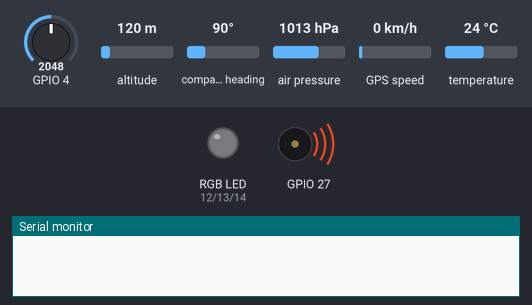
The program below on a simulated ESP32. On the bench: an RGB LED mixed from three pins (HIGH = lit), buzzer (waves = sounding), the last lines printed to the serial monitor. The test bench sets the inputs (shaded band); at power-on: GPIO 4 = 2048, altitude 120 m, compass heading 90°, air pressure 1013 hPa, GPS speed 0 km/h, temperature 24 °C. Storage starts empty; the GPS gets a fix after 3 s at 37.7749, -122.4194 with 8 satellites; nothing arrives over Bluetooth unless stated.

Above: at 0.1 s.
At 7.8 s:
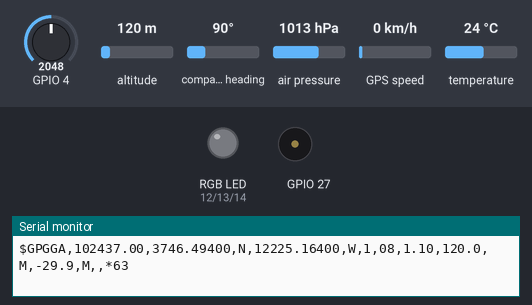
7.9 s: GPIO 4 set to 428
10.9 s: GPIO 4 set to 374
Timing chart, 0 to 13.9 s (numbered marks = the images above; inputs shaded):
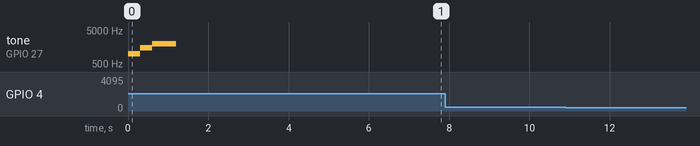

The program:

main.cpp
```cpp
#include <FS.h>
#include <SD.h>
#include <Adafruit_BMP085.h>
#include <Arduino.h>
#include <SPI.h>
#include <Wire.h>
#include <TinyGPS++.h>
#include "BluetoothSerial.h"

BluetoothSerial SerialBT;
TinyGPSPlus gps;
Adafruit_BMP085 bmp;
#define SD_CS 5
#define R 12
#define G 13
#define B 14
void writeFile(fs::FS &fs, const char *path, const char *message)
{
  Serial.printf("Writing file: %s\n", path);

  File file = fs.open(path, FILE_WRITE);
  if (!file)
  {
    Serial.println("Failed to open file for writing");
    return;
  }
  if (file.print(message))
  {
    Serial.println("File written");
  }
  else
  {
    Serial.println("Write failed");
  }
  file.close();
}
void appendFile(fs::FS &fs, const char *path, const char *message)
{
  Serial.printf("Appending to file: %s\n", path);

  File file = fs.open(path, FILE_APPEND);
  if (!file)
  {
    Serial.println("Failed to open file for appending");
    return;
  }
  if (file.print(message))
  {
    Serial.println("Message appended");
  }
  else
  {
    Serial.println("Append failed");
  }
  file.close();
}
void logSDCard()
{
  String dataMessage =
      String(gps.date.day()) + "-" +
      String(gps.date.month()) + "-" +
      String(gps.date.year()) + "," +
      String(gps.time.hour()) + ":" +
      String(gps.time.minute()) + ":" +
      String(gps.time.second()) + "," +
      String(gps.altitude.meters()) + "," +
      String(gps.location.lat(),6) + "," +
      String(gps.location.lng(),6) + "," +
      String(bmp.readTemperature()) + "," +
      String(bmp.readPressure()) + "," +
      String(map(analogRead(4), 0, 4096, 0, 100)) + "\r\n";
  Serial.print("Save data: ");
  Serial.println(dataMessage);
  SerialBT.println(dataMessage);
  appendFile(SD, "/data.csv", dataMessage.c_str());
}
void writergb(uint8_t r, uint8_t g, uint8_t b, uint8_t a = 255)
{
  analogWrite(R, r * (255 / 100));
  analogWrite(G, g * (255 / 100));
  analogWrite(B, b * (255 / 100));
}

void sendgps(String nmeaSentence)
{
  uint8_t checksum = 0;
  String send = "$PMTK";
  send += nmeaSentence;
  for (int i = 0; i < nmeaSentence.length(); i++)
  {
    checksum ^= nmeaSentence[i];
  }

  // Convert checksum to a 2-character hexadecimal string
  char hexChecksum[3]; // 2 characters + null terminator
  sprintf(hexChecksum, "%02X", checksum);
  send += "*" + String(hexChecksum) + "\r\n";
  for (int i = 0; i < send.length(); i++)
  {
    Serial2.write((char)send[i]);
  }
}
void setup()
{
  pinMode(R, OUTPUT);
  pinMode(G, OUTPUT);
  pinMode(B, OUTPUT);
  pinMode(27, OUTPUT);
  writergb(0,0,0, 50);
  tone(27, 1000);
  unsigned long sttime = millis();
  pinMode(4, INPUT);
  Serial.begin(9600);
  Serial2.begin(9600, SERIAL_8N1); // Hardware Serial of ESP32
  SerialBT.begin("ESP32test");     // Bluetooth device name

  if (!bmp.begin())
  {
    Serial.println("Could not find a valid BMP085 sensor, check wiring!");
    while (1)
    {
    }
  }
  while (millis() - sttime < 300)
    ;
  tone(27, 1500);
  SD.begin(SD_CS);
  if (!SD.begin(SD_CS))
  {
    Serial.println("Card Mount Failed");
    return;
  }
  uint8_t cardType = SD.cardType();
  if (cardType == CARD_NONE)
  {
    Serial.println("No SD card attached");
    return;
  }
  Serial.println("Initializing SD card...");
  if (!SD.begin(SD_CS))
  {
    Serial.println("ERROR - SD card initialization failed!");
    return; // init failed
  }

  // If the data.txt file doesn't exist
  // Create a file on the SD card and write the data labels
  File file = SD.open("/data.csv");
  if (!file)
  {
    Serial.println("File doens't exist");
    Serial.println("Creating file...");
    writeFile(SD, "/data.csv", "millis,tmp,prs \r\n");
  }
  else
  {
    Serial.println("File already exists");
  }
  file.close();

  while (millis() - sttime < 600)
    ;
  // Serial2.print("$PMTK103*30\r\n");
  // Serial2.print("$PMTK314,-1*04\r\n");
  tone(27, 2000);
  delay(600);
  noTone(27);
}

unsigned long last = millis();
void loop()
{
  if (Serial2.available() > 0)
  {
    delay(100);
    while (Serial2.available() > 0)
    {
      char c = Serial2.read();
      gps.encode(c);
      Serial.print(c);
      SerialBT.print(c);
    }
  }
  while (Serial.available() > 0)
  {
    char c = Serial.read();
    SerialBT.print(c);
    Serial2.print(c);
  }
  while (SerialBT.available() > 0)
  {
    char c = SerialBT.read();
    Serial.print(c);
    Serial2.print(c);
  }
  if (millis() - last > 1000)
  {
    logSDCard();
    last = millis();
    Serial.println(gps.satellites.value()); // Number of satellites in use (u32)
    // sendgps("353,1,1,0");
    // sendgps("314,-1");
    sendgps("869,1,1");
  }
}
```
